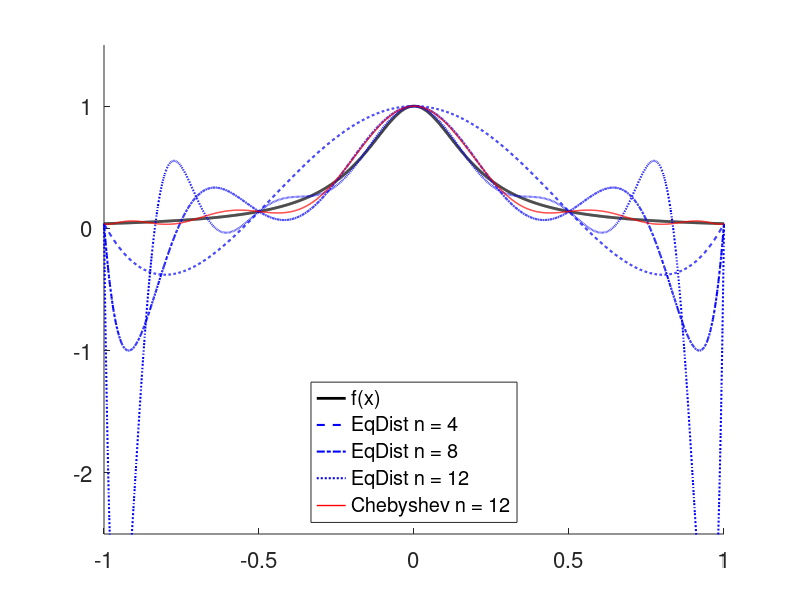

Write MATLAB code to recreate this figure.
% Week 2 Problem 1
% Runge's Phenomenon
% cheng yu ge
% 12307110079

% The function
f = @( x ) ones( size(x) ) ./ ( 1 + 25 * x .^ 2 ) ;

% Plotting Parameters
xx = -1 :.001:1 ;

figure ;
hold on ;
plot( xx, f( xx ), 'k-', 'Linewidth', 2 ) ;

% polinomial interpolation on Equidistant Nodes
n = 2 * [ 2, 4, 6 ] + 1 ;
linsty = { '--', '-.', ':' } ;
for i = 1 : 3
    x = linspace( -1, 1, n( i ) ) ;
    y = f(x) ;
    [ p, s ] = polyfit( x, y, n(i) - 1 ) ;
    plot( xx, polyval( p, xx, s ), strcat( 'b', linsty{ i } ), 'Linewidth', 1.5 ) ;
end

% polinomial interpolation on Chebyshev Extreme Points
x = -cos( (0 : 12) * pi ./ 12) ;
y = f(x) ;
[ p, s ] = polyfit( x, y, 12 ) ;
plot( xx, polyval( p, xx, s ), 'r-', 'Linewidth', 1 ) ;

h = legend( 'f(x)', 'EqDist n = 4', 'EqDist n = 8', 'EqDist n = 12', 'Chebyshev n = 12', 'Location', 'South' ) ;
axis( [ -1, 1, -2.5, 1.5 ]) ;
set(h,'Fontsize', 22);
set(gca,'Fontsize', 16);
